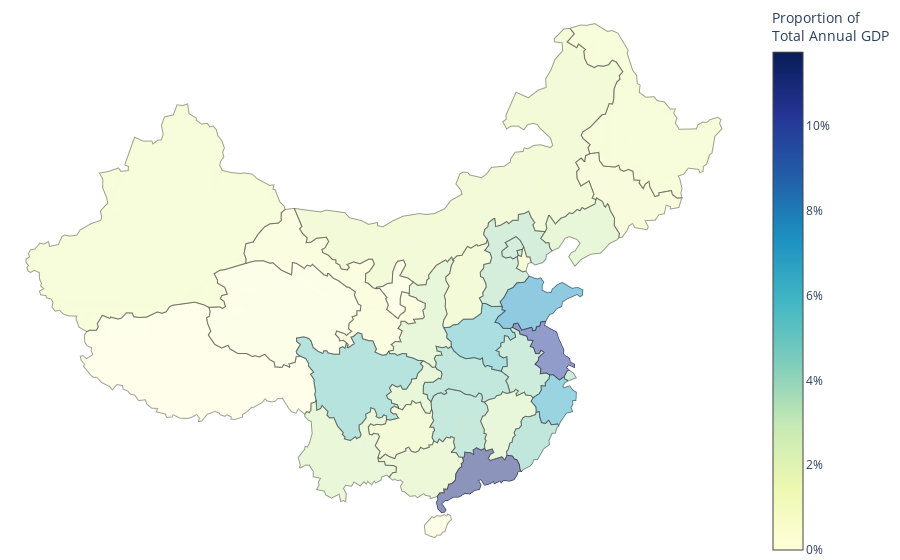

This figure's notebook cell:
### Code cell
china_choro(2020, 'YlGnBu')
